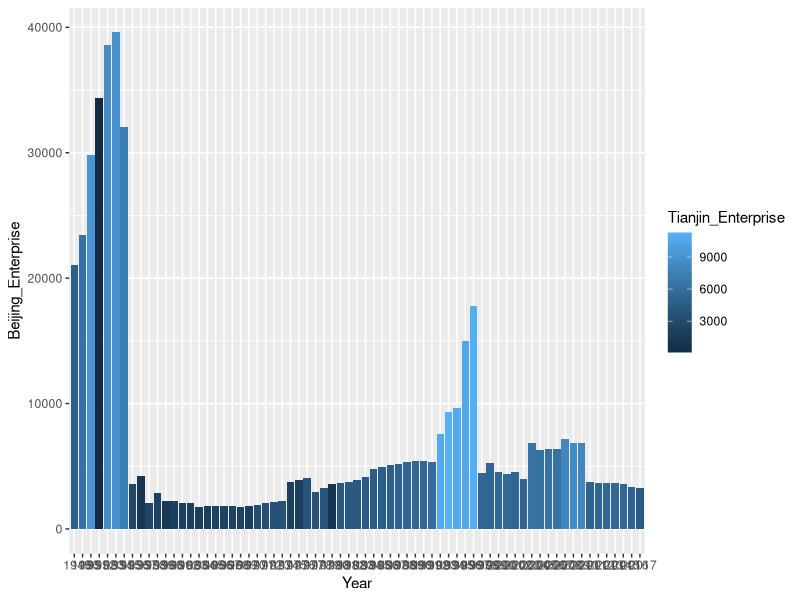

Generate this figure with R: (Note: this script raises an error after producing the figure.)
## ---- chunk 1
knitr::opts_chunk$set(echo = TRUE)
library(tidyverse)
library(dplyr)
## ---- chunk 2
(echo = TRUE)
###Collect data from the "China_EO_49to17.csv" file
Data <- read.csv("China_EO_49to17.csv", fileEncoding = "latin1")
## ---- chunk 3
###Create plot that is imported from the Year and Beijing_Enterprise columns
p <-ggplot(data = Data, aes(Year, Beijing_Enterprise))

###Imports third colum from the Tianjin_Enterprise column changing the bar to a different shade of blue 
p +geom_bar(stat="identity", aes(fill =Tianjin_Enterprise))
## ---- chunk 4
ggplot(chineseData) +
  geom_line(mapping = aes(x = Year, y = Beijing_Output, color = "red"))+
  geom_line(mapping = aes(x = Year, y = Beijing_Enterprise, color = "blue"))+
  labs(title="Beijing output vs.Amount of Enterprise", x = "Year", y = "")+
  scale_color_manual(labels = c("Output in RMD per 100 million", "number of Enterprises"), values = c("red", "blue"))
ggplot(chineseData) +
  geom_line(mapping = aes(x = Year, y = Shanghai_Output, color = "red"))+
  geom_line(mapping = aes(x = Year, y = Shanghai_Enterprise, color = "blue"))+
  labs(title="Shanghai output vs.Amount of Enterprise (Southeastern China", x = "Year", y = "")+
  scale_color_manual(labels = c("Output in RMD per 100 million", "number of Enterprises"), values = c("red", "blue"))
ggplot(chineseData) +
  geom_line(mapping = aes(x = Year, y = Shanxi_Output, color = "red"))+
  geom_line(mapping = aes(x = Year, y = Shanxi_Enterprise, color = "blue"))+
  labs(title="Shanxi output vs.Amount of Enterprise (central-Eastern China", x = "Year", y = "")+
  scale_color_manual(labels = c("Output in RMD per 100 million", "number of Enterprises"), values = c("red", "blue"))
ggplot(chineseData) +
  geom_line(mapping = aes(x = Year, y = Fujian_Output, color = "red"))+
  geom_line(mapping = aes(x = Year, y = Fujian_Enterprise, color = "blue"))+
  labs(title="Fujian output vs.Amount of Enterprise (Greater Guangdong)", x = "Year", y = "")+
  scale_color_manual(labels = c("Output in RMD per 100 million", "number of Enterprises"), values = c("red", "blue"))
ggplot(chineseData) +
  geom_line(mapping = aes(x = Year, y = Ningxia_Output, color = "red"))+
  geom_line(mapping = aes(x = Year, y = Ningxia_Enterprise, color = "blue"))+
  labs(title="Ningxia output vs.Amount of Enterprise (Northwest China)", x = "Year", y = "")+
  scale_color_manual(labels = c("Output in RMD per 100 million", "number of Enterprises"), values = c("red", "blue"))
ggplot(chineseData) +
  geom_line(mapping = aes(x = Year, y = Qinghai_Output, color = "red"))+
  geom_line(mapping = aes(x = Year, y = Qinghai_Enterprise, color = "blue"))+
  labs(title="Qinghai output vs.Amount of Enterprise (West China)", x = "Year", y = "")+
  scale_color_manual(labels = c("Output in RMD per 100 million", "number of Enterprises"), values = c("red", "blue"))
ggplot(chineseData) +
  geom_line(mapping = aes(x = Year, y = Liaoning_Output, color = "red"))+
  geom_line(mapping = aes(x = Year, y = Liaoning_Enterprise, color = "blue"))+
  labs(title="Liaoning output vs.Amount of Enterprise (Northeast China)", x = "Year", y = "")+
  scale_color_manual(labels = c("Output in RMD per 100 million", "number of Enterprises"), values = c("red", "blue"))
ggplot(chineseData) +
  geom_line(mapping = aes(x = Year, y = Sichuan_Output, color = "red"))+
  geom_line(mapping = aes(x = Year, y = Sichuan_Enterprise, color = "blue"))+
  labs(title="Shichuan output vs.Amount of Enterprise (Southwest China)", x = "Year", y = "")+
  scale_color_manual(labels = c("Output in RMD per 100 million", "number of Enterprises"), values = c("red", "blue"))
## ---- chunk 5
library(tidyverse)
## ---- chunk 6
data <- read.csv("mychinadatafor_lab1formarkdown.csv")
## ---- chunk 7
barplot(height=data$Gansu_Output.Enterprise, names.arg = seq(1949,2017), ylab="Output per Enterprise", xlab="Year", main="Gansu Province")
#Made barplot for Gansu Province
## ---- chunk 8
barplot(height=data$Beijing_Output.Enterprise, names.arg = seq(1949,2017), ylab="Output per Enterprise", xlab="Year", main = "Beijing")
#Made barplot for Beijing
## ---- chunk 9
#tw <- is.na(data$Shanghai_Output)
#data$Shanghai_Output[tw] <- 0
data$Year <- data$ï..Year
data$Year <- substring(data$Year,5)
data$Year <- as.numeric(data$Year)
shang_data <- data %>%
  select(Year, Shanghai_Output, Shanghai_Enterprise) %>%
  mutate(Shanghai_Output.Enterprise = Shanghai_Output/Shanghai_Enterprise)
#Recoding Shanghai data to omit the symbols in the "Year" column
## ---- chunk 10
barplot(height=shang_data$Shanghai_Output.Enterprise, names.arg = seq(1949,2017), ylab="Output per Enterprise", xlab="Year", main = "Shanghai")
        
#Made barplot for Shanghai        
## ---- chunk 11
library(ggplot2)
ggplot(shanghai_data) +
  geom_bar(mapping = aes(x = Year, y = Total_Number_of_Employed_Persons_by_10000), stat = "identity") + 
  labs(title = "Total Population of the Employed in Shanghai",
       x = "Year",
       y = "Total Population(By 10000 persons)") +
  coord_flip()
## ---- chunk 12
###Create plot that is imported from year and Hebei_Enterprise columns 
Test1 <-ggplot(data = Data, aes(Year, Hebei_Enterprise))

###Imports third column from the Shaanxi_Enterprise column changing the bar to a different shade of blue
Test1 +geom_bar(stat="identity", aes(fill =Shaanxi_Enterprise))

#Columns Hebei_Enterprise and Shaanxi_Enterprise during the same years shows a correlation. The provinces show correlation in incline and decline during the same periods of time.
## ---- chunk 13
###Create plot that is imported from year and Shanghai_Enterprise columns 
Test2 <-ggplot(data = Data, aes(Year, Shanghai_Enterprise))

###Imports third column from the Liaoning_Enterprise column changing the bar to a different shade of blue
Test2 +geom_bar(stat="identity", aes(fill =Liaoning_Enterprise))

#Columns Shanghai_Enterprise and Liaoning_Enterprise during the same years show a correlation later in the years. Earlier, there doesnt seem to be any correlation
## ---- chunk 14
###Create plot that is imported from year and Zhejiang_Enterprise columns 
Test3 <-ggplot(data = Data, aes(Year, Zhejiang_Enterprise))

###Imports third column from the Ningxia_Enterprise column changing the bar to a different shade of blue
Test3 +geom_bar(stat="identity", aes(fill =Ningxia_Enterprise))

#Columns Zhejiang_Enterprise and Ningxia_Enterprise during the same years show a correlation. The provinces show correlation in incline and decline during the same period of time.
